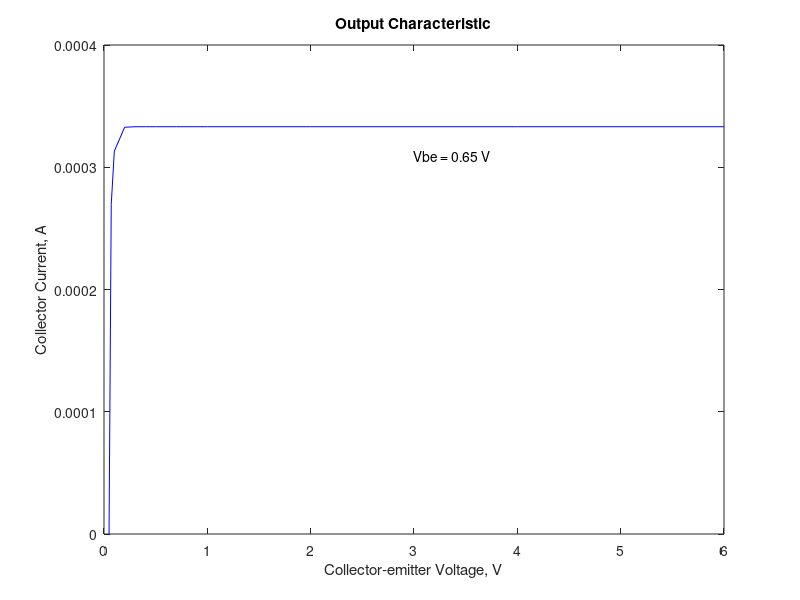

MATLAB code to generate this figure:
%output characteristic of an npn transistor
k=1.381e-23; temp=300; q=1.602e-19;
cur_den=2.0e-15; area=5.5; alpha_f=0.98; 
alpha_r=0.35; vt=k*temp/q; is=cur_den*area;
ies=is/alpha_f; ics=is/alpha_r;
vbe= [0.65];
vce=[0 0.07 0.1 0.2 0.3 0.4 0.5 0.6 0.7 1 2 4 6];
n=length(vbe);
m=length(vce);
for i=1:n
  for j=1:m
    ifr(i,j)= ies*exp((vbe(i)/vt) - 1);
    vbc(j) = vbe(i) - vce(j);
    ir(i,j) = ics*exp((vbc(j)/vt) - 1);
    ic(i,j) = alpha_f*ifr(i,j) - ir(i,j);
  end
end
ic1 = ic(1,:);
plot(vce, ic1,'b')
title('Output Characteristic')
xlabel('Collector-emitter Voltage, V')
ylabel('Collector Current, A')
text(3,3.1e-4, 'Vbe = 0.65 V')
axis([0,6,0,4e-4])
